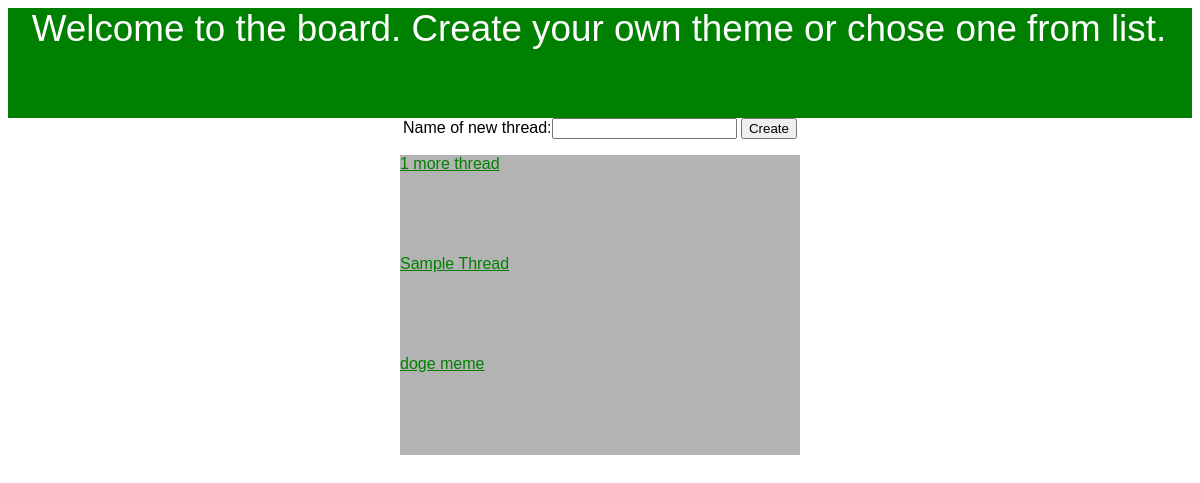
/board/, run on the app's committed database.
### imgboard/models.py (models this page shows)
class Thread(models.Model):
	thread_name = models.CharField(max_length=50)

### imgboard/views.py (the view, shortened to what this page needs)
class IndexView(View):
	thread_form = ThreadForm
	initial = {'key': 'value'}
	def get(self, request, **kwargs):
		form = self.thread_form(initial=self.initial)
		thread_list = Thread.objects.all()
		context = {'thread_list': thread_list,
					'form': form,
		}
		return render(request, 'index.html', context)

### imgboard/forms.py
class ThreadForm(forms.Form):
	thread_name = forms.CharField(label='Name of new thread', max_length=30)

### imgboard/templates/index.html (shortened to what this page needs)
{% load static %}
<link rel="stylesheet" type="text/css" href="{% static 'imgboard/index_style.css' %}" </>
<div class="body">
<div class="header">
   <p>{{ "Welcome to the board. Create your own theme or chose one from list." }}</p>
</div>
<div class="body-content">
<div>
  <form method="post">
    {{ form }}
   <input type="submit" value="Create"/>
</div>
{% if thread_list %}
    <div>
    {% for thread in thread_list %}
        <div id="thread_list"><a href="{% url 'imgboard:thread' thread.id %}">{{ thread.thread_name }}</a></div>
    {% endfor %}
    </div>
{% else %}
    <p>No threads are available.</p>
{% endif %}
</div>
</div>

### imgboard/static/imgboard/index_style.css (style rules this page uses)
#thread_list { width: 400px; height: 100px; background: rgb(179, 179, 179); }
a { color: green; }
p { margin-left: 2%; }
.header { background-color: green; color:white; text-align:left; height: 110px; font-size: 230%; }
.body { font-family: Helvetica Narrow, sans-serif; }
.body-content { display: flex; align-items: center; flex-direction: column; }

### data on the page
Thread: thread_name "1 more thread"
Thread: thread_name "Sample Thread"
Thread: thread_name "doge meme"

### other printed values
{{ "Welcome to the board. Create your own theme or chose one from list." }} "Welcome to the board. Create your own theme or chose one from list."
